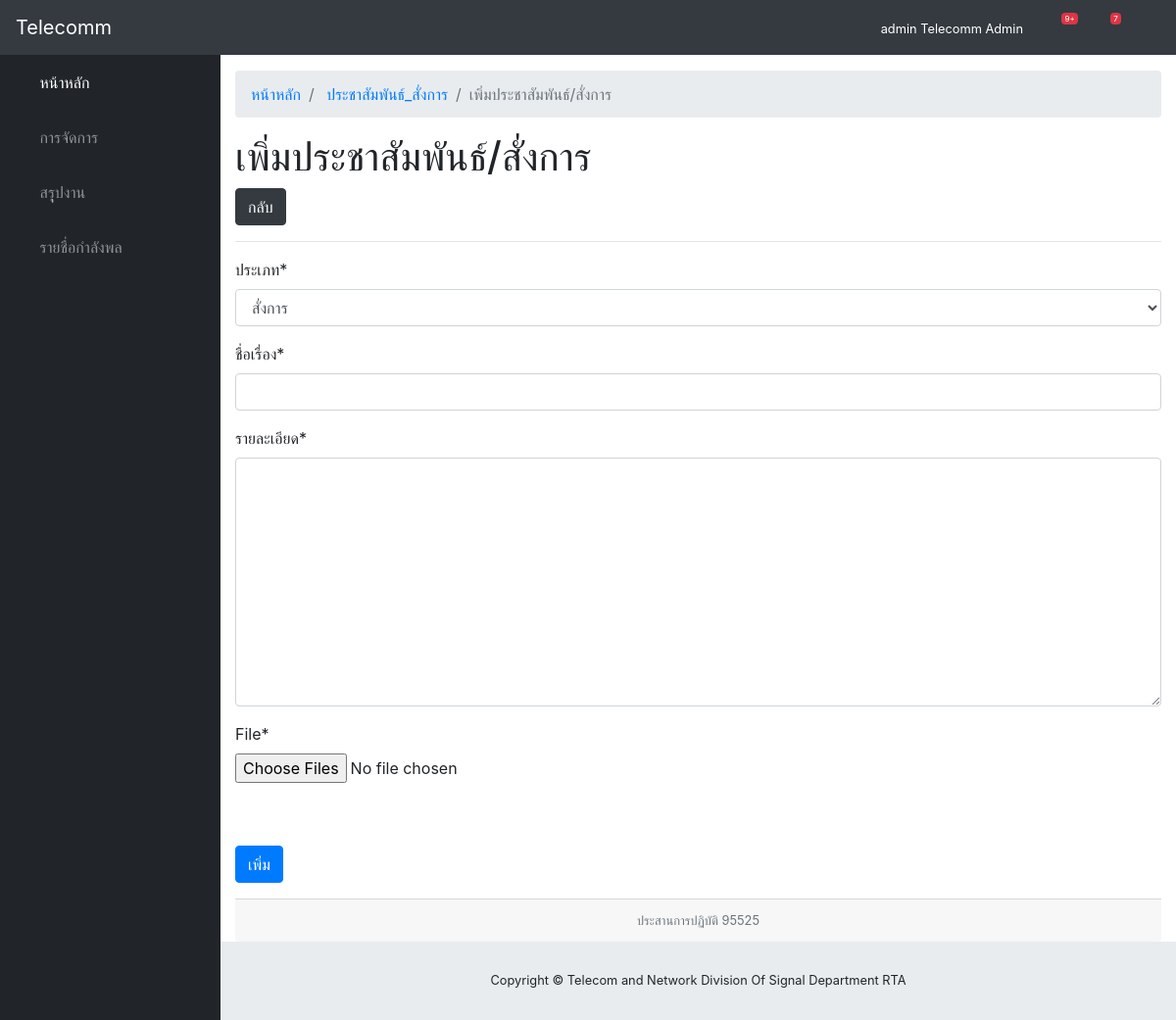
The app's page /news/add/ (signed in) with its own data.
### accounts/models.py (models this page shows)
class Employee(AbstractUser):
	rank = models.CharField(max_length=20)
	position = models.CharField(max_length=200)
	sector = models.CharField(max_length=100, choices=[
		('ส่วนกลาง', 'ส่วนกลาง'),
		('ทภ.1', 'ทภ.1'),
		('ทภ.2', 'ทภ.2'),
		('ทภ.3', 'ทภ.3'),
		('ทภ.4', 'ทภ.4'),
		('อื่นๆ', 'อื่นๆ')
	])
	place = models.CharField(max_length=200)
	phone = models.CharField(max_length=10)
	email = models.EmailField()

### core/views.py (the view)
# urls.py: path('news/add/', AddNewsView.as_view(), name='add_news'),
class AddNewsView(CreateView):
    model = News
    form_class = NewsForm
    template_name = 'add_news.html'

### core/forms.py
class NewsForm(forms.ModelForm):
	file = forms.FileField(widget=forms.ClearableFileInput(attrs={'multiple': True}))
	class Meta:
		TYPES = [
			('สั่งการ', 'order'),
			('ประชาสัมพันธ์', 'announce')
		]
		model = News
		fields = ('type', 'name', 'detail', 'file', 'author')
		labels = {
                    'type': 'ประเภท',
                				'name': 'ชื่อเรื่อง',
                				'detail': 'รายละเอียด',
						'file': 'อัพโหลดไฟล์',
                				'author': 'สร้างโดย'
                }
		widgets = {
			'name': forms.TextInput(attrs={'class': 'form-control'}),
			'type': forms.Select(choices=TYPES, attrs={'class': 'form-control'}),
			'detail': forms.Textarea(attrs={'class': 'form-control'}),
			'author': forms.TextInput(attrs={'class': 'form-control', 'id': 'first_name', 'type': 'hidden'})
                }

### core/templates/add_news.html (shortened to what this page needs)
{% extends "base.html" %}
{% load crispy_forms_tags %}
{% block links %}
  <link href="/static/css/sb-admin.css" rel="stylesheet">
{% endblock %}
{% block body %}
<body id="page-top">
  <nav class="navbar navbar-expand navbar-dark bg-dark static-top">
    <a class="navbar-brand mr-1" href="{% url 'home' %}">Telecomm</a>
    <button class="btn btn-link btn-sm text-white order-1 order-sm-0" id="sidebarToggle" href="#">
      <i class="fas fa-bars"></i>
    </button>
    {% if user.is_authenticated %}
    <div class="d-none d-md-inline-block form-inline ml-auto mr-0 mr-md-3 my-2 my-md-0">
      <small class="text text-white">{{ user.rank }} {{ user.first_name }} {{ user.last_name }}</small>
    </div>
    <ul class="navbar-nav ml-auto ml-md-0">
      <li class="nav-item dropdown no-arrow mx-1">
        <a class="nav-link dropdown-toggle" href="#" id="alertsDropdown" role="button" data-toggle="dropdown" aria-haspopup="true" aria-expanded="false">
          <i class="fas fa-bell fa-fw"></i>
          <span class="badge badge-danger">9+</span>
        </a>
      </li>
      <li class="nav-item dropdown no-arrow mx-1">
        <a class="nav-link dropdown-toggle" href="#" id="messagesDropdown" role="button" data-toggle="dropdown" aria-haspopup="true" aria-expanded="false">
          <i class="fas fa-envelope fa-fw"></i>
          <span class="badge badge-danger">7</span>
        </a>
      </li>
      <li class="nav-item dropdown no-arrow">
        <a class="nav-link dropdown-toggle" href="#" id="userDropdown" role="button" data-toggle="dropdown" aria-haspopup="true" aria-expanded="false">
          <i class="fas fa-user-circle fa-fw"></i>
        </a>
      </li>
    </ul>
    {% endif %}
  </nav>
  <div id="wrapper">
    <ul class="sidebar navbar-nav">
      <li class="nav-item active">
        <a class="nav-link" href="{% url 'home' %}">
          <i class="fas fa-fw fa-home"></i>
          <span>หน้าหลัก</span>
        </a>
      </li>
      <li class="nav-item dropdown">
        <a class="nav-link dropdown-toggle" href="#" id="pagesDropdown" role="button" data-toggle="dropdown" aria-haspopup="true" aria-expanded="false">
          <i class="fas fa-fw fa-folder"></i>
          <span>การจัดการ</span>
        </a>
      </li>
      <li class="nav-item">
        <a class="nav-link" href="#">
          <i class="fas fa-fw fa-chart-area"></i>
          <span>สรุุปงาน</span></a>
      </li>
      <li class="nav-item">
        <a class="nav-link" href="{% url 'employee' %}">
          <i class="fas fa-fw fa-table"></i>
          <span>รายชื่อกำลังพล</span></a>
      </li>
    </ul>
    <div id="content-wrapper">
      <div class="container-fluid">
        {% if user.is_authenticated %}
          <ol class="breadcrumb">
            <li class="breadcrumb-item">
              <a href="{% url 'home' %}">หน้าหลัก</a>
            </li>
            <li class="breadcrumb-item">
              <a href="{% url 'home' %}">ประชาสัมพันธ์_สั่งการ</a>
            </li>
            <li class="breadcrumb-item active">เพิ่มประชาสัมพันธ์/สั่งการ</li>
          </ol>
          <h1>เพิ่มประชาสัมพันธ์/สั่งการ</h1>
          <a href="{% url 'home' %}"><span class="btn btn-dark">กลับ</span></a>
          <br/><hr>
          <div class="form-group">
            <form method="POST">
              {{ form|crispy }}
              <br/><br/>
              <button class="btn btn-primary">เพิ่ม</button>
            </form>
	        </div>
        {% endif %}
        <div class="card-footer small text-muted text-center">ประสานการปฏิบัติ 95525 </div>
      </div>
    </div>
  </div>
</body>
{% endblock %}

### records on screen
Employee: rank "admin", first_name "Telecomm", last_name "Admin"
